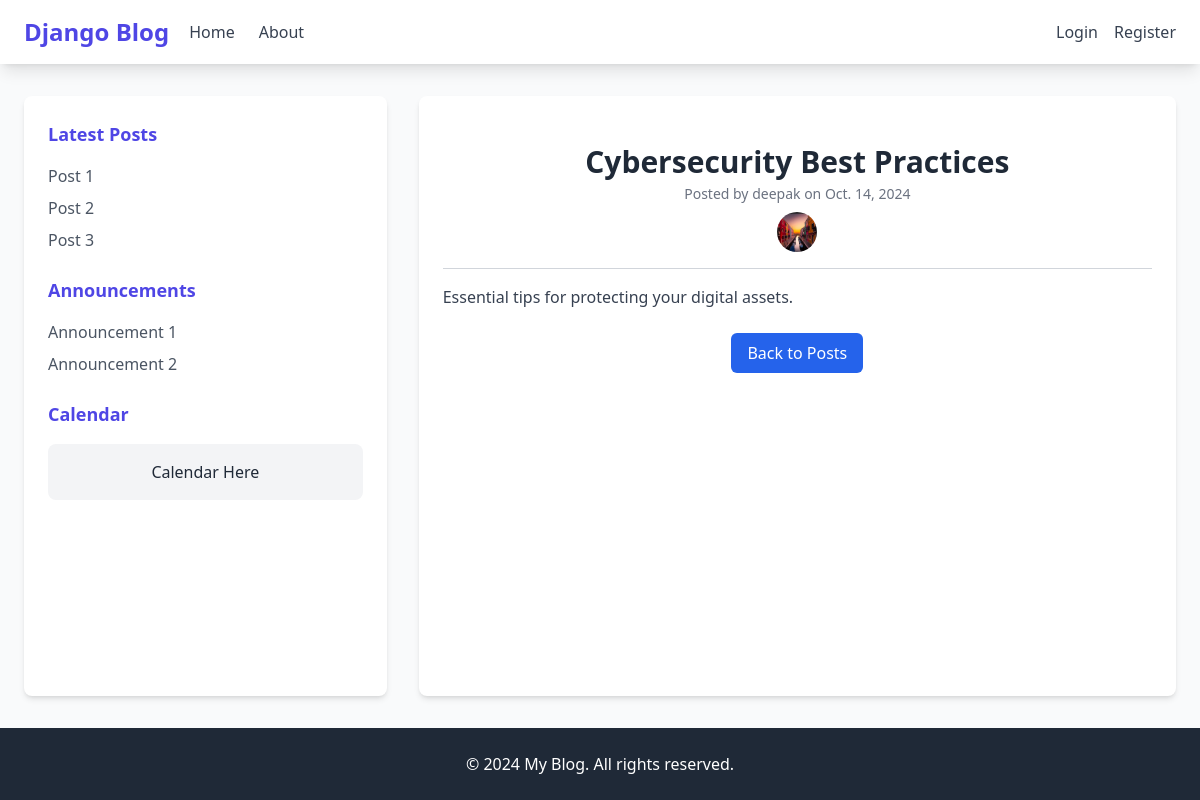
The app's page /post/14/ with its own data.
### post/models.py (models this page shows)
class Article(models.Model):
    title = models.CharField(max_length=255)  # Title of the article
    content = models.TextField()              # Content of the article
    date = models.DateField(default=timezone.now)  # Date of publication
    author = models.ForeignKey(User, on_delete=models.CASCADE)  # Author of the article

### users/models.py (models this page shows, shortened)
class Profile(models.Model):
    user = models.OneToOneField(User, on_delete=models.CASCADE)
    image = models.ImageField(default='profile_pics/default.jpg', upload_to='profile_pics')  # Added default image

### blog/views.py (the view)
# urls.py: path('post/<int:id>/', views.post_details, name='post_detail'),  # Post detail page
def post_details(request, id):
    post = get_object_or_404(Post, id=id)
    return render(request, 'post_detail.html', {'post': post})

### templates/post_detail.html (shortened to what this page needs)
{% extends 'base.html' %}
{% block content %}
<div class="container mx-auto mt-6 max-w-3xl">
    <h2 class="text-3xl font-semibold text-center text-gray-800">{{ post.title }}</h2>
    <p class="text-sm text-gray-500 text-center mt-1">Posted by {{ post.author.username }} on {{ post.date }}</p>
    {% if post.author.profile.image %}
    <div class="flex justify-center mt-2">
        <img src="{{ post.author.profile.image.url }}" alt="{{ post.author.username }}'s Image" class="rounded-full"
            style="width: 40px; height: 40px;">
    </div>
    {% endif %}
    <hr class="my-4 border-gray-300">
    <div class="mt-4 text-gray-700">
        <p class="whitespace-pre-line">{{ post.content }}</p>
    </div>
    <div class="flex justify-center mt-6">
        <a href="{% url 'home' %}"
            class="bg-blue-600 text-white px-4 py-2 rounded-md hover:bg-blue-700 transition duration-200">
            Back to Posts
        </a>
    </div>
</div>
{% endblock %}

### templates/base.html (style rules this page uses)
body { display: flex; flex-direction: column; min-height: 100vh; }

### records on screen
Article: title "Cybersecurity Best Practices", author.username "deepak", date "Oct. 14, 2024", author.profile.image (placeholder picture), content "Essential tips for protecting your digital assets."
